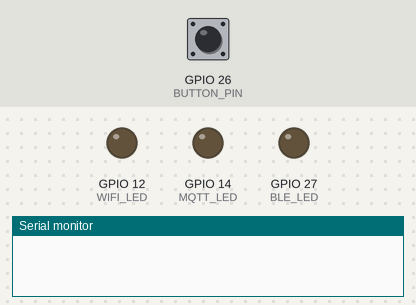
This sketch was run on a simulated ESP32. Shown: output pins drawn as LEDs (lit = HIGH), the last lines printed to the serial monitor. The inputs (shaded band) are chosen by the test bench; at power-on: GPIO 26 (BUTTON_PIN) HIGH.

Above: at 1.2 s.
1.3 s: GPIO 26 (BUTTON_PIN) pulled LOW for 0.15 s
At 1.9 s:
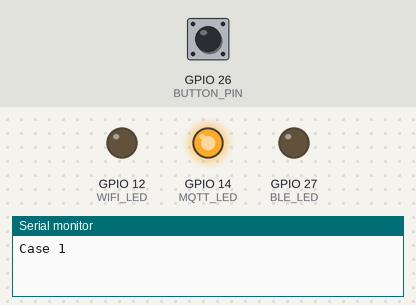
2.9 s: GPIO 26 (BUTTON_PIN) pulled LOW for 1 s
At 4.3 s:
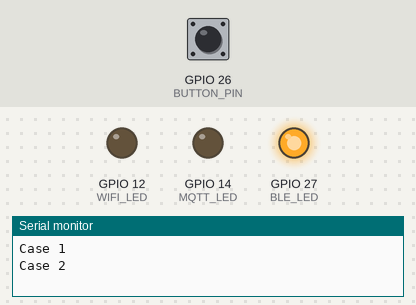
5.4 s: GPIO 26 (BUTTON_PIN) pulled LOW for 0.15 s
At 6.2 s:
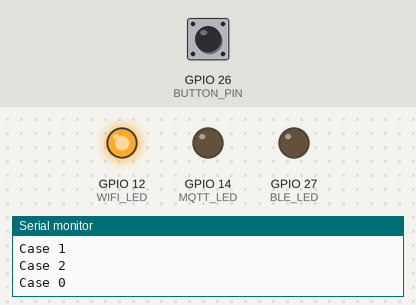
7.0 s: GPIO 26 (BUTTON_PIN) pulled LOW for 3.2 s
At 7.5 s:
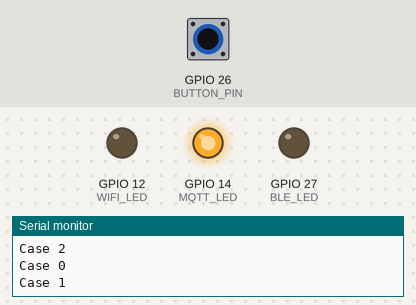
Timing chart, 0 to 10.0 s (numbered marks = the images above; inputs shaded):
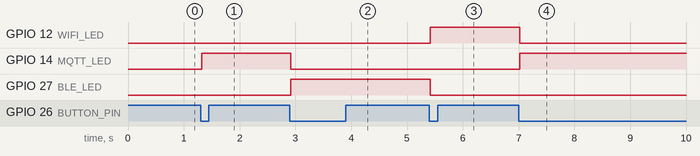

Measured:
- after the input at 1.3 s, GPIO 14 (MQTT_LED): LOW → HIGH at once
- after the input at 2.9 s, GPIO 14 (MQTT_LED): HIGH → LOW at once; GPIO 27 (BLE_LED): LOW → HIGH at once
- after the input at 5.4 s, GPIO 12 (WIFI_LED): LOW → HIGH at once; GPIO 27 (BLE_LED): HIGH → LOW at once
- after the input at 7.0 s, GPIO 12 (WIFI_LED): HIGH → LOW at once; GPIO 14 (MQTT_LED): LOW → HIGH at once

The sketch:

PCBTester_ESP32-Scanner.ino
```cpp
//ESP32 - Scanner LED KIT
#define WIFI_LED 12 //12 - BLUE First Led
#define MQTT_LED 14 //14 - GREEN Second Led
#define BLE_LED 27 //27 - YELLOW Third Led
#define BUTTON_PIN  26 //26

boolean oldState = HIGH;
int     mode     = 0;

void setup() {
  Serial.begin(9600);
  //TODO: Add function for these button startups.
  pinMode(BUTTON_PIN, INPUT_PULLUP);
  pinMode(WIFI_LED, OUTPUT);
  pinMode(MQTT_LED, OUTPUT);
  pinMode(BLE_LED, OUTPUT);// Declare the LED as an output
  digitalWrite(WIFI_LED, LOW);
  digitalWrite(MQTT_LED, LOW);
  digitalWrite(BLE_LED, LOW);
}

void loop() {
  // Get current button state.
  boolean newState = digitalRead(BUTTON_PIN);

  // Check if state changed from high to low (button press).
  if ((newState == LOW) && (oldState == HIGH)) {
    // Short delay to debounce button.
    delay(20);
    // Check if button is still low after debounce.
    newState = digitalRead(BUTTON_PIN);
    if (newState == LOW) {     // Yes, still low
      if (++mode > 2) mode = 0; // Advance to next mode, wrap around after #8
      switch (mode) {          // Start the new animation...
        case 0:
          digitalWrite(WIFI_LED, HIGH);
          digitalWrite(MQTT_LED, LOW);
          digitalWrite(BLE_LED, LOW);
          Serial.println("Case 0");
          // Black/off
          break;
        case 1:
          digitalWrite(WIFI_LED, LOW);
          digitalWrite(MQTT_LED, HIGH);
          digitalWrite(BLE_LED, LOW);   // Red
          Serial.println("Case 1");
          break;
        case 2:
          digitalWrite(WIFI_LED, LOW);
          digitalWrite(MQTT_LED, LOW);
          digitalWrite(BLE_LED, HIGH);  // Green
          Serial.println("Case 2");
          break;
      }
    }
  }

  // Set the last-read button state to the old state.
  oldState = newState;
}
```
